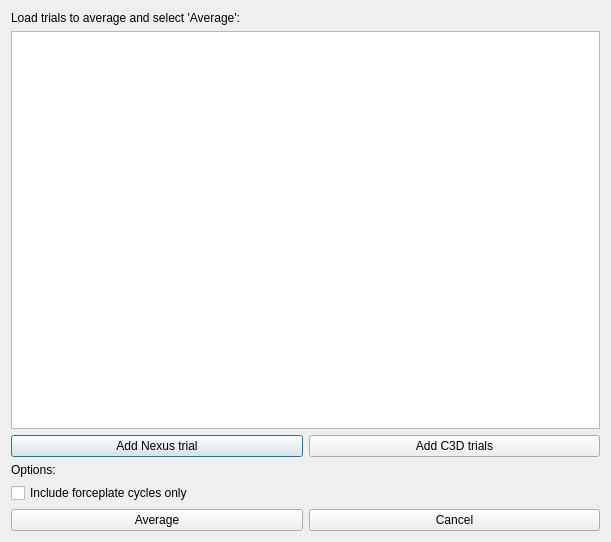
<?xml version="1.0" encoding="UTF-8"?>
<ui version="4.0">
 <class>Dialog</class>
 <widget class="QDialog" name="Dialog">
  <property name="geometry">
   <rect>
    <x>0</x>
    <y>0</y>
    <width>611</width>
    <height>542</height>
   </rect>
  </property>
  <property name="windowTitle">
   <string>Dialog</string>
  </property>
  <layout class="QVBoxLayout" name="verticalLayout">
   <item>
    <widget class="QLabel" name="label_2">
     <property name="text">
      <string>Load trials to average and select 'Average':</string>
     </property>
    </widget>
   </item>
   <item>
    <widget class="NiceListWidget" name="listTrials">
     <property name="sizePolicy">
      <sizepolicy hsizetype="Expanding" vsizetype="Expanding">
       <horstretch>0</horstretch>
       <verstretch>0</verstretch>
      </sizepolicy>
     </property>
    </widget>
   </item>
   <item>
    <layout class="QGridLayout" name="gridLayout">
     <item row="2" column="0">
      <widget class="QCheckBox" name="xpFpCyclesOnly">
       <property name="text">
        <string>Include forceplate cycles only</string>
       </property>
      </widget>
     </item>
     <item row="0" column="0">
      <widget class="QPushButton" name="btnAddNexusTrial">
       <property name="sizePolicy">
        <sizepolicy hsizetype="Minimum" vsizetype="Fixed">
         <horstretch>0</horstretch>
         <verstretch>0</verstretch>
        </sizepolicy>
       </property>
       <property name="text">
        <string>Add Nexus trial</string>
       </property>
      </widget>
     </item>
     <item row="0" column="1">
      <widget class="QPushButton" name="btnAddC3DTrial">
       <property name="text">
        <string>Add C3D trials</string>
       </property>
      </widget>
     </item>
     <item row="3" column="0">
      <widget class="QPushButton" name="btnDoAverage">
       <property name="text">
        <string>Average</string>
       </property>
      </widget>
     </item>
     <item row="3" column="1">
      <widget class="QPushButton" name="btnCancel">
       <property name="text">
        <string>Cancel</string>
       </property>
      </widget>
     </item>
     <item row="1" column="0">
      <widget class="QLabel" name="label">
       <property name="text">
        <string>Options:</string>
       </property>
      </widget>
     </item>
    </layout>
   </item>
  </layout>
 </widget>
 <customwidgets>
  <customwidget>
   <class>NiceListWidget</class>
   <extends>QListWidget</extends>
   <header>gaitutils.gui.qt_widgets</header>
  </customwidget>
 </customwidgets>
 <resources/>
 <connections/>
</ui>
